Frame 1 (no input): blank canvas, image omitted
Frame 60 (the mouse pressed at the canvas centre just before this capture): blank canvas, image omitted
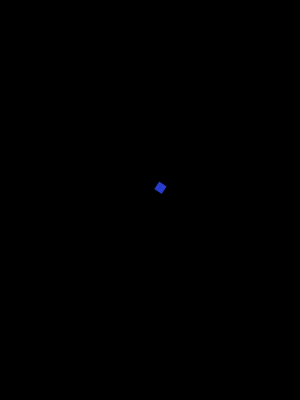
Frame 120 (the mouse held since frame 60 and released just before this capture)

The Processing sketch whose frames 1 and 60 were blank and that drew this single picture after the mouse press (run headless with seeded random() and noise(); from frame 60 on, the mouse is pressed at the canvas centre):

// Processing sketch: ArrayListAndSquareObjects
// ── ArrayListAndSquareObjects.pde
Square square;
ArrayList squares;
 
 
void setup() {
  size(300, 400);
  colorMode(HSB);
  noStroke();
  rectMode(CENTER);
  squares = new ArrayList();
  frameRate(60);
}
 
void draw() {
  background(0);
  for (int i = 0; i < squares.size(); i++) {
      Square square = (Square) squares.get(i);
      square.display();
      square.move();
      }
}
 
void mousePressed() {
  squares.add(new Square(mouseX, mouseY, random(255), random(0.5, 2)));
  Square square = (Square) squares.get(squares.size()-1);
  square.init();
}
 
// ── Square.pde
class Square {
  float x, y;
  float color_;
  float scale;
  float r;
  int posVar = 0;
  float x0, y0;
   
  Square(float _x, float _y, float c, float sc) {
    x = _x;
    y = _y;
    color_ = c;
    scale = sc;
  }
   
  void init() {
    x0 = x;
    y0 = y;
  }
   
  void move() {
    r += 0.01;
    posVar++;
    x = x0 + 20*sin(posVar*scale*PI/300);
    y = y0 + -20*tan(posVar*scale*PI/300);
      //x = x0 + 20;
   //y = y0 + -20;
  }
   
  void display() {
   pushMatrix();
    translate(x, y);
    scale(scale);
    rotate(r);
    fill(color_, 204, 204);
    rect(0, 0, 10, 10);
   popMatrix();
  }
}
